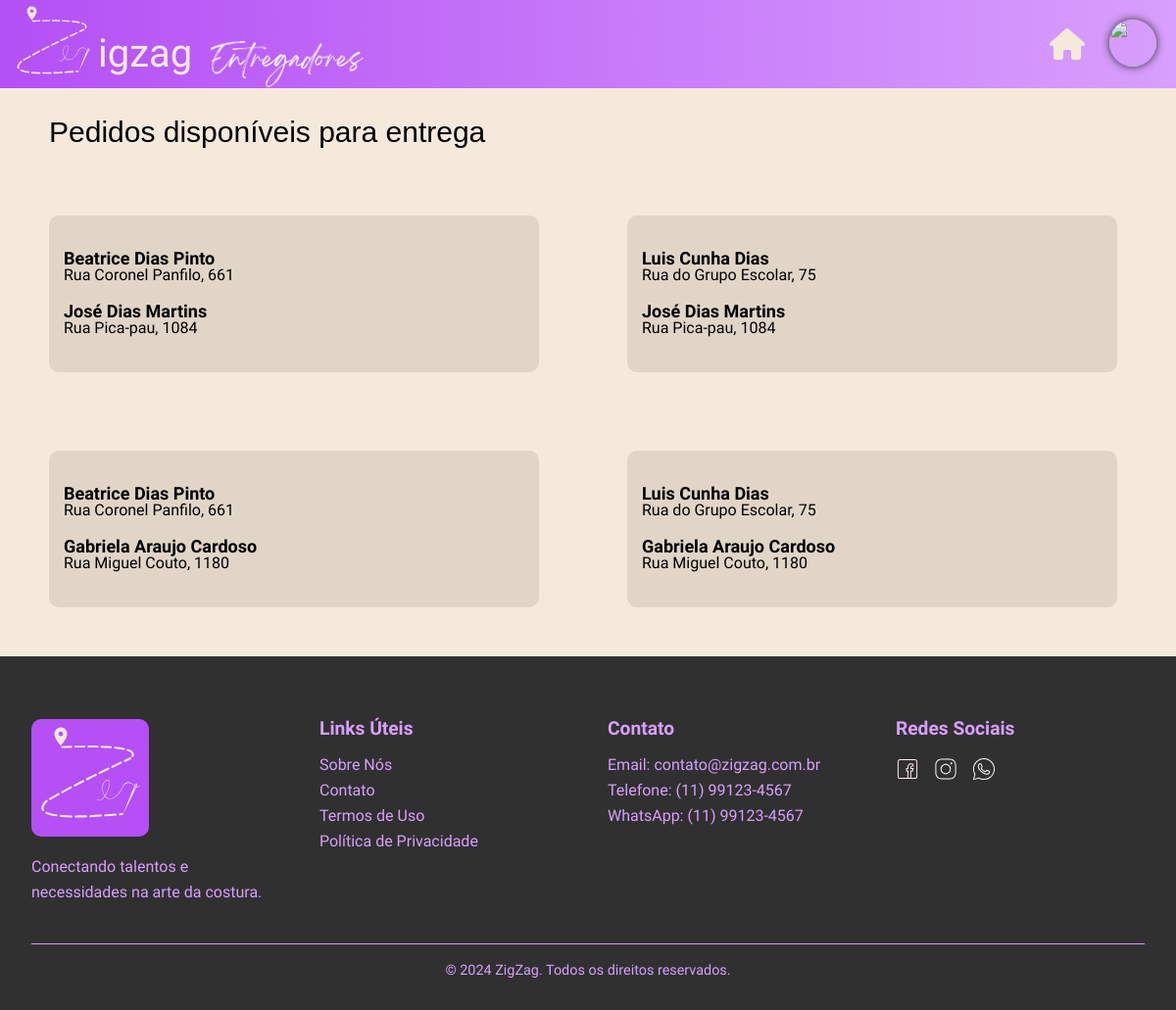
The page /entregador/index.php (signed in) on the database its author committed.
### tables this page shows
CREATE TABLE IF NOT EXISTS tbl_pedido
(
    ped_id integer NOT NULL PRIMARY KEY AUTO_INCREMENT,

    ped_data date,
    ped_horario time,

    ped_descricao text,

    ped_viagens tinyint DEFAULT 0,
    ped_concluido tinyint DEFAULT 0,

    cli_id integer,
    FOREIGN KEY (cli_id)
    REFERENCES tbl_cliente(cli_id)
    ON DELETE SET NULL,

    end_id integer,
    FOREIGN KEY (end_id)
    REFERENCES tbl_endereco_cliente(end_id)
    ON DELETE SET NULL
);

CREATE TABLE IF NOT EXISTS tbl_costureiro
(
    cos_id integer NOT NULL PRIMARY KEY AUTO_INCREMENT,

    cos_email varchar(320) NOT NULL,
    cos_senhaHash varchar(128) NOT NULL,

    cos_nome varchar(64),
    cos_telefone bigint,
    cos_cpf bigint,
    cos_cnpj bigint,

    cos_perfil varchar(255) DEFAULT 'default.png',
    cos_verificado tinyint DEFAULT 0,

     
    cos_rua varchar(64),
    cos_bairro varchar(32),
    cos_numero int,
    cos_complemento tinytext,
    cos_cidade varchar(32),
    cos_estado varchar(2),
    cos_cep int
);

CREATE TABLE IF NOT EXISTS tbl_cliente
(
    cli_id integer NOT NULL PRIMARY KEY AUTO_INCREMENT,

    cli_email varchar(320) NOT NULL,
    cli_senhaHash varchar(128) NOT NULL,

    cli_cpf bigint,
    cli_nome varchar(64),
    cli_nascimento date,
    cli_telefone bigint,

    cli_perfil varchar(255) DEFAULT 'default.png'
);

CREATE TABLE IF NOT EXISTS tbl_endereco_cliente
(
    end_id integer NOT NULL PRIMARY KEY AUTO_INCREMENT,

    end_rua varchar(64),
    end_bairro varchar(32),
    end_numero int,
    end_complemento tinytext,
    end_cidade varchar(32),
    end_estado varchar(2),
    end_cep int,

    cli_id integer NOT NULL,
    FOREIGN KEY (cli_id) 
    REFERENCES tbl_cliente(cli_id)
    ON DELETE CASCADE

);

### web/entregador/pedidosEntrega.php (called while the page is built, shortened)
<?php
function pedidosId($conexao)
{
    $query = "SELECT ped_id
                FROM tbl_pedido
                WHERE (tbl_pedido.ped_concluido = 0 AND tbl_pedido.ped_viagens = 0)
                OR (tbl_pedido.ped_concluido = 1 AND tbl_pedido.ped_viagens = 1)";
    $result = mysqli_query($conexao, $query);
    $pedidos = mysqli_fetch_all($result, MYSQLI_ASSOC);
    return $pedidos;
}
function pedidoSelecionado($conexao, $ped_id)
{
    $query = "SELECT *
                    FROM tbl_pedido
                    JOIN tbl_item ON tbl_pedido.ped_id = tbl_item.ped_id
                    JOIN tbl_catalogo ON tbl_item.cat_id = tbl_catalogo.cat_id
                    JOIN tbl_costureiro ON tbl_catalogo.cos_id = tbl_costureiro.cos_id
                    JOIN tbl_cliente ON tbl_pedido.cli_id = tbl_cliente.cli_id
                    JOIN tbl_endereco_cliente ON tbl_cliente.cli_id = tbl_endereco_cliente.cli_id
                    WHERE tbl_pedido.ped_id = $ped_id";
    $result = mysqli_query($conexao, $query);
    $pedido = mysqli_fetch_all($result, MYSQLI_ASSOC);
    return $pedido;
}

### web/entregador/index.php (the view, shortened to what this page needs)
<!DOCTYPE html>
<html lang="pt-br">
<head>
    <link rel="stylesheet" href="home.css">
    <link rel="stylesheet" href="https://unpkg.com/leaflet@1.9.4/dist/leaflet.css" />
</head>
<?php
require_once "../conexao.php";
require_once "pedidosEntrega.php";
$pedidos = pedidosId($conexao);
?>
<body>
    <header class="top">
        <div class="header_logo">
            <a href="../"><img class="logo_header" src="../assets/svg/logo.svg" width="90" height="90"
                    alt="Logo ZigZag">
                <p class="zigzag_txt">igzag</p>
                <img class="ent_text" src="../assets\images\ent_img\entregadores.png" alt="costureiro">
            </a>
        </div>
        <div class="icons">
            <a class="icon" href="../"><i class="fa-solid fa-house fa-2x  "></i></a>
            <a class="icon" href="perfil/"><img class="icon_img_perfil" src="../assets/uploads/profilepictures/<?php echo $_SESSION["entgd_perfil"]; ?>"></a>
        </div>
    </header>
    <p class="title">Pedidos disponíveis para entrega</p>
    <section class="pedidos">
        <?php
            foreach ($pedidos as $linha) {
                $pedidoSelecionado = pedidoSelecionado($conexao, $linha["ped_id"]);
        ?>
            <a href="pedido/?id=<?php echo $pedidoSelecionado[0]["ped_id"]; ?>" class="pedido">
                <div class="pedido-info">
                    <p class="costureira"><?php echo $pedidoSelecionado[0]["cos_nome"]; ?></p>
                    <p class="endereco"><?php echo $pedidoSelecionado[0]["cos_rua"] . ", " . $pedidoSelecionado[0]["cos_numero"]; ?></p>
                    <p class="costureira"><?php echo $pedidoSelecionado[0]["cli_nome"]; ?></p>
                    <p class="endereco"><?php echo $pedidoSelecionado[0]["end_rua"] . ", " . $pedidoSelecionado[0]["end_numero"]; ?></p>
                </div>
            </a>
        <?php
        }
        ?>
    </section>
    <footer class="footer">
        <div class="container">
            <div class="footer-content">
                <div class="footer-section">
                    <img
                        src="../assets/svg/logo.svg"
                        alt="ZigZag Logo"
                        class="footer-logo" />
                    <p>Conectando talentos e necessidades na arte da costura.</p>
                </div>
                <div class="footer-section">
                    <h3>Links Úteis</h3>
                    <ul>
                        <li><a href="../#sobre">Sobre Nós</a></li>
                        <li><a href="../#contato">Contato</a></li>
                        <li><a href="../">Termos de Uso</a></li>
                        <li><a href="../">Política de Privacidade</a></li>
                    </ul>
                </div>
                <div class="footer-section">
                    <h3>Contato</h3>
                    <ul>
                        <li>Email: contato@zigzag.com.br</li>
                        <li>Telefone: (11) 99123-4567</li>
                        <li>WhatsApp: (11) 99123-4567</li>
                    </ul>
                </div>
                <div class="footer-section">
                    <h3>Redes Sociais</h3>
                    <div class="social-links">
                        <a href="#"><img src="../assets/svg/facebook.svg" alt="Facebook" /></a>
                        <a href="https://www.instagram.com/zigzag_ltda"><img src="../assets/svg/instagram.svg" alt="Instagram" /></a>
                        <a href="#"><img src="../assets/svg/whatsapp.svg" alt="WhatsApp" /></a>
                    </div>
                </div>
            </div>
            <div class="footer-bottom">
                <p>&copy; 2024 ZigZag. Todos os direitos reservados.</p>
            </div>
        </div>
    </footer>
</body>
</html>

### web/entregador/home.css (style rules this page uses)
* { margin: 0; padding: 0; border: 0; font-size: 100%; font-family: "Iansui", cursive; cursor: default; box-sizing: border-box; vertical-align: baseline; }
article, aside, details, figcaption, figure, footer, header, hgroup, menu, nav, section { display: block; }
:root { --roxo-principal: #b450f5; --roxo-claro: #d89ffd; --roxo-mais-claro: #e7cef6; --preto: #303030; --cinza-escuro: #545454; --cinza: #a6a6a6; --bege: #f5e9dc; --bege-claro: #f5e9db; --amarelo: #edbd44; --mobile-pequeno: 320px; --mobile-normal: 480px; --tablet: 768px; --notebook: 1024px; --desktop: 1280px; --ultra-wide: 1440px; }
html, body { width: 100%; position: relative; }
body { line-height: 1; background-color: var(--bege); overflow-x: hidden; }
ol, ul { list-style: none; }
.top { background: linear-gradient(90deg, var(--roxo-principal), var(--roxo-claro)); width: 100%; display: flex; box-sizing: border-box; justify-content: space-between; }
.header_logo a { text-decoration: none; display: flex; }
.ent_text { width: max-content; height: 100px; margin: 0 0 -25px -60px; scale: 0.5; align-self: flex-end; }
.zigzag_txt { color: #f5e9db; font-family: "Iansui"; font-size: 40px; align-self: last baseline; margin: 0 0 15px 0; }
.logo_header { cursor: pointer; margin-left: 10px; transition: all 0.3s ease }
.icons { display: flex; gap: 5px; }
.icon { align-self: center; padding-right: 20px; color: #f5e9db; transition: all 0.3s ease; }
.icon::after { content: ""; position: absolute; width: 0; height: 2px; left: 50%; bottom: 0; background-color: var(--bege-claro); transition: all 1s ease; transform: translateX(-50%); }
.icon_img_perfil { width: 48px; height: 48px; border-radius: 100%; justify-content: center; box-shadow: #303030 0px 0px 8px; object-fit: cover; }
.title { font-size: 30px; margin: 30px 0 20px 50px; font-family: "Trebuchet MS", "Lucida Sans Unicode", "Lucida Grande", "Lucida Sans", Arial, sans-serif; }
.pedidos { display: grid; grid-template-columns: 1fr 1fr; gap: 20px; padding: 20px; margin: 0 auto; max-width: 1200px; }
.costureira { font-weight: bold; margin-top: 20px; font-size: 18px; }
.footer { width: 100%; background-color: var(--preto); padding: 4rem 0 2rem; }
.footer-logo { background-color: var(--roxo-principal); border-radius: 10px; transition: all 0.3s ease; }
.footer .container { max-width: 1200px; margin: 0 auto; padding: 0 2rem; }
.footer-content { display: grid; grid-template-columns: repeat(4, 1fr); gap: 40px; margin-bottom: 40px; }
.footer-section h3 { color: var(--roxo-claro); margin-bottom: 20px; font-size: 1.2em; }
.footer-logo { width: 120px; margin-bottom: 15px; }
.footer-section p { color: var(--roxo-claro); line-height: 1.6; }
.footer-section ul { list-style: none; padding: 0; color: var(--roxo-claro); }
.footer-section ul li { margin-bottom: 10px; }
.footer-section ul li a { color: var(--roxo); text-decoration: none; transition: color 0.3s ease; cursor: pointer; }
.social-links { display: flex; gap: 15px; }
.social-links img { width: 24px; height: 24px; transition: transform 0.3s ease; cursor: pointer; }
.footer-bottom { text-align: center; padding-top: 20px; border-top: 1px solid var(--roxo-claro); }
.footer-bottom p { color: var(--roxo-claro); font-size: 0.9em; }

### rows shown on the page
tbl_pedido: tbl_costureiro.cos_nome "Beatrice Dias Pinto", tbl_costureiro.cos_rua "Rua Coronel Panfilo", tbl_costureiro.cos_numero "661", cli.cli_nome "José Dias Martins", end.end_rua "Rua Pica-pau", end.end_numero "1084"
tbl_pedido: tbl_costureiro.cos_nome "Luis Cunha Dias", tbl_costureiro.cos_rua "Rua do Grupo Escolar", tbl_costureiro.cos_numero "75", cli.cli_nome "José Dias Martins", end.end_rua "Rua Pica-pau", end.end_numero "1084"
tbl_pedido: tbl_costureiro.cos_nome "Beatrice Dias Pinto", tbl_costureiro.cos_rua "Rua Coronel Panfilo", tbl_costureiro.cos_numero "661", cli.cli_nome "Gabriela Araujo Cardoso", tbl_endereco_cliente.end_rua "Rua Miguel Couto", tbl_endereco_cliente.end_numero "1180"
tbl_pedido: tbl_costureiro.cos_nome "Luis Cunha Dias", tbl_costureiro.cos_rua "Rua do Grupo Escolar", tbl_costureiro.cos_numero "75", cli.cli_nome "Gabriela Araujo Cardoso", tbl_endereco_cliente.end_rua "Rua Miguel Couto", tbl_endereco_cliente.end_numero "1180"
